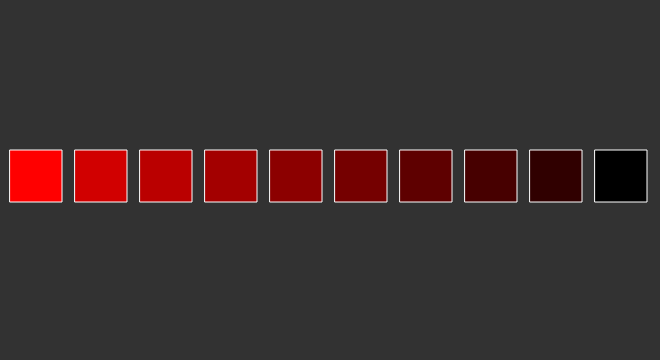
Frame 1 (no input)
Frame 2 (the mouse pressed at the canvas centre, redrawn once): identical to frame 1, image omitted

The p5.js sketch that drew this single still picture (run headless with seeded random() and noise() and a simulated clock; the mouse was pressed at the canvas centre and the sketch redrawn once):

// p5.js sketch
// ── sketch.js
function setup() {
	// create a place to draw
	createCanvas(660, 360);
	noLoop();
}

function draw() {

	stroke(255);
	background(50);
	from = color(255, 0, 0);
	to = color(0);
	interA = lerpColor(from, to, .18);
	interB = lerpColor(from, to, .27);
	interC = lerpColor(from, to, .36);
	interD = lerpColor(from, to, .45);
	interE = lerpColor(from, to, .54);
	interF = lerpColor(from, to, .63);
	interG = lerpColor(from, to, .72);
	interH = lerpColor(from, to, .81);
	fill(from);
	rect(10, 150, 52, 52);
	fill(interA);
	rect(75, 150, 52, 52);
	fill(interB);
	rect(140, 150, 52, 52);

	fill(interC);
	rect(205, 150, 52, 52);
	fill(interD);
	rect(270, 150, 52, 52);
	fill(interE);
	rect(335, 150, 52, 52);
	fill(interF);
	rect(400, 150, 52, 52);
	fill(interG);
	rect(465, 150, 52, 52);
	fill(interH);
	rect(530, 150, 52, 52);

	fill(to);
	rect(595, 150, 52, 52);
}
